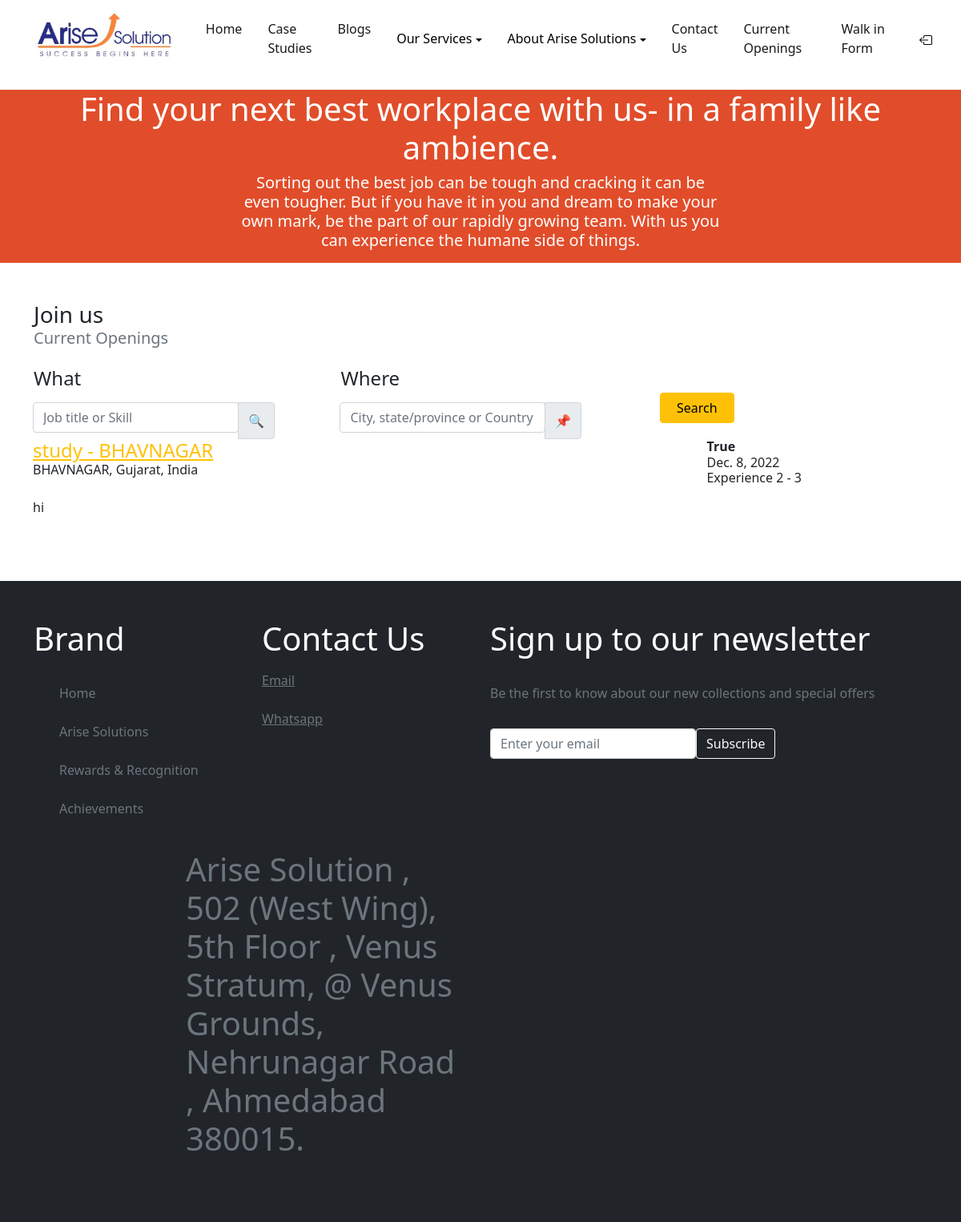
Screenshot of /openings/ with the database file from the repository.
### openings/models.py (models this page shows, shortened)
class Openings(models.Model):
    job_title = models.CharField(max_length=128, null=False, blank=False)
    hiring_city = models.CharField(max_length=128, null=False, blank=False)
    hiring_state = models.CharField(max_length=128, null=False, blank=False)
    hiring_country = models.CharField(max_length=128, null=False, blank=False)
    zip_code = models.CharField(max_length=128, null=False, blank=False)
    salary_range_from = models.IntegerField(null=False, blank=False)
    salary_range_to = models.IntegerField(null=False, blank=False)
    job_role = models.CharField(max_length=128, null=False, blank=False)
    domain = models.CharField(max_length=128, null=False, blank=False)
    job_description = QuillField()
    experience_from_years = models.SmallIntegerField(null=False, blank=False)
    experience_to_years = models.SmallIntegerField(null=False, blank=False)
    permanent = models.BooleanField(default=True)
    posted_date = models.DateField(null=False, blank=False, auto_now_add=True)
    online = models.BooleanField(default=True)
    full_time_job = models.BooleanField(default=True)
    job_country = models.CharField(max_length=128, null=False, blank=False)
    industries = models.CharField(max_length=128, null=False, blank=False)
    job_description_file = models.FileField(upload_to='JD/')
    display = models.BooleanField(default=True)
    objects = models.manager

### openings/views.py (the view)
# urls.py: path('', views.all_openings, name="Openings"),
def all_openings(request):
    data = Openings.objects.all()
    return render(request, 'openings/openings.html', {'data': data})

### recruitment/forms.py (shortened to what this page needs)
class NewsLetterForm(forms.ModelForm):
    class Meta:
        model = NewsLetter
        fields = ["subscribe"]
        widgets = {
            'subscribe': forms.TextInput(attrs={'class': 'form-control', 'placeholder': 'Enter your email'}),
        }

### recruitment/context_processors.py (called while the page is built)
def base_data(request):
    return {"my_form": NewsLetterForm(request.GET)}

### templates/openings/openings.html (shortened to what this page needs)
{% extends 'base.html' %} {% load static %}
    {% block content %}
    <div>
      <div class="text-center text-white mt-3 mb-5" style="background: #e14d2a">
        <h1 class="h1 text-center">
          Find your next best workplace with us- in a family like ambience.
        </h1>
        <h3 class="h5 w-50 mx-auto pb-3">
          Sorting out the best job can be tough and cracking it can be even tougher. But if you have
          it in you and dream to make your own mark, be the part of our rapidly growing team. With
          us you can experience the humane side of things.
        </h3>
      </div>
      <div class="d-flex flex-sm-row flex-column container">
        <div class="w-100">
          <h1 class="h3 m-0">Join us</h1>
          <h1 class="h5 text-muted">Current Openings</h1>
          <div class="input-group mb-3 mr-3">
            <div class="d-flex flex-sm-row flex-column mt-3">
              <div class="input-group mr-3">
                <h4 class="w-100 mb-3">What</h4>
                  <label>
                      <input type="text" class="form-control" placeholder="Job title or Skill" />
                  </label>
                  <div class="input-group-append">
                  <span class="input-group-text" id="basic-addon2">&#128269;</span>
                </div>
              </div>
              <br />
              <div class="input-group mr-3">
                <h4 class="w-100 mb-3">Where</h4>
                  <label>
                      <input type="text" class="form-control" placeholder="City, state/province or Country"/>
                  </label>
                  <div class="input-group-append">
                  <span class="input-group-text" id="basic-addon2">&#128204;</span>
                </div>
              </div>
              <br />
            </div>
            <div class="mt-md-5 mt-0 bw">
              <button type="button" class="w-100 p ml-3 btn btn-warning">Search</button>
            </div>
              {% for dt in data %}
            <div class="d-flex" style="width: 80vw">
              <div>
                <a href="{% url 'opening:Temporary' dt.id %}" class="h4 m-0 p-0 text-warning">
                  {{ dt.job_title }} - {{ dt.hiring_city }}
                </a>
                <h6 class="h6 m-0 p-0">{{ dt.hiring_city }}, {{ dt.hiring_state }}, {{ dt.hiring_country }}</h6>
                <br />
                <p>{{ dt.job_role }}</p>
              </div>
              <div class="ml-md-auto ml-auto">
                <h6 class="h6 font-weight-bold m-0 p-0">{{ dt.permanent }}</h6>
                <h6 class="h6 m-0 p-0">{{ dt.posted_date }}</h6>
                <h6 class="h6 m-0 p-0Kolkata, West Bengal, India">
                    Experience {{ dt.experience_from_years }} - {{ dt.experience_to_years }}
                </h6>
              </div>
            </div>
          </div>
            {% endfor %}
        </div>
      </div>
    </div>
    {% endblock %}

### templates/openings/openings.html (style rules this page uses)
.bw { width: fit; }

### rows the page displays
Openings: job_title "study", hiring_city "BHAVNAGAR", hiring_state "Gujarat", hiring_country "India", job_role "hi", permanent "True", posted_date "Dec. 8, 2022", experience_from_years "2", experience_to_years "3"
